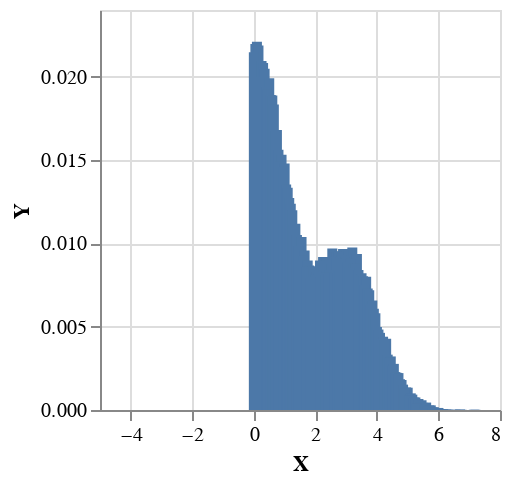

Notebook code for this chart:
### Markdown cell above
Here, we use `runWeighted` to convert `model4` into a distribution over pairs of numbers and their weights. We then sample from that. To view

### Code cell
sampleIO $ 
    plotVega . fmap (second (ln . exp)) . toEmpiricalWeighted . toBinsWeighted 0.05 
    <$> replicateM 100000 (runWeighted model4)

### Figure 1 — Vega-Lite specification as saved in the notebook (floating-point values rounded to 4 significant figures; data arrays with more than 128 entries replaced by an {"elided": "..."} marker saying what was removed)
{"$schema": "https://vega.github.io/schema/vega-lite/v4.json", "data": {"values": {"elided": "214 records"}}, "encoding": {"x": {"field": "X", "type": "quantitative"}, "y": {"field": "Y", "type": "quantitative"}}, "height": 200, "mark": "bar", "width": 200}
